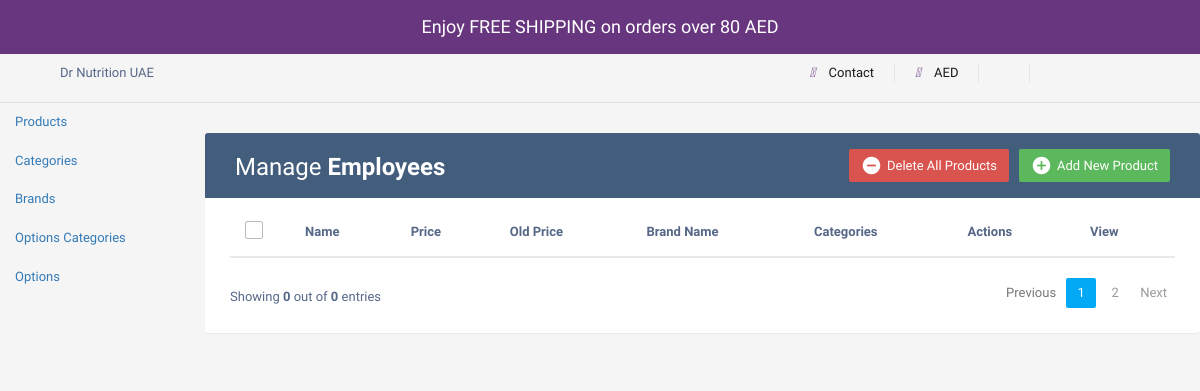
The app's page /admin/products.php, older data.
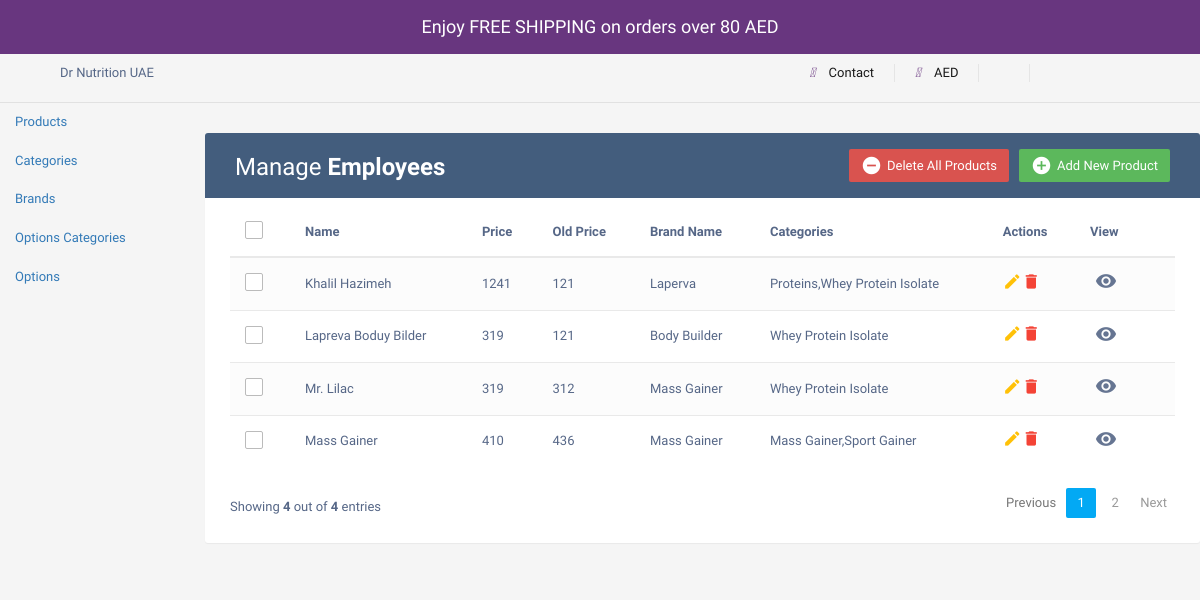
The same page, newer data.
### tables this page shows
CREATE TABLE `products` (
  `id` int(11) NOT NULL,
  `name` varchar(255) NOT NULL,
  `price` int(11) NOT NULL,
  `old-price` int(11) NOT NULL,
  `image` varchar(255) NOT NULL,
  `brand_id` int(11) DEFAULT NULL
);

CREATE TABLE `brands` (
  `brand_id` int(11) NOT NULL,
  `brand_name` varchar(255) NOT NULL
);

### product.php (called while the page is built, shortened)
<?php
class Product {
    private $conn;
    public function __construct($db) {
        $this->conn = $db;
    }
public function getAllProductValues() {
    $query = "SELECT p.id, p.name, p.price, p.`old-price`, b.brand_name,
    GROUP_CONCAT(DISTINCT c.category_name ORDER BY c.category_name ASC) AS categories
    FROM products p
    LEFT JOIN product_categories pc ON p.id = pc.product_id
    LEFT JOIN categories c ON pc.category_id = c.category_id
    LEFT JOIN brands b ON p.brand_id = b.brand_id
    GROUP BY p.id";
    $result = $this->conn->query($query);
        $products = [];
        $count=0;
        if ($result->num_rows > 0) {
            while ($row = $result->fetch_assoc()) {
                $products[] = $row;
                $count++;
            }
        }
        return ['products' => $products, 'count' => $count];
}
}
?>

### admin/products.php (the view, shortened to what this page needs)
<?php
require '../product.php';
$conn = new mysqli("localhost", "root", "", "logindb");
?>
<!DOCTYPE html>
<html lang="en">
<head>
<link rel="stylesheet" href="https://maxcdn.bootstrapcdn.com/font-awesome/4.7.0/css/font-awesome.min.css">
<link rel="stylesheet" href="https://maxcdn.bootstrapcdn.com/bootstrap/3.3.7/css/bootstrap.min.css">
<link rel="stylesheet" href="https://cdnjs.cloudflare.com/ajax/libs/font-awesome/5.15.3/css/all.min.css" />
<link rel="stylesheet" href="../css/all.css" />
<body>
<section class="free_shipping_alert">
    <div>Enjoy FREE SHIPPING on orders over 80 AED</div>
</section>
<section class="top-nav-bar">
    <div class="top-nav">
        <div class="row justify-content-between">
            <div class="col-lg-6">
                <div class="top-nav-left d-none d-lg-block">
                    <span>Dr Nutrition UAE</span>
                </div>
            </div>
            <div class="col-lg-6">
                <div class="top-nav-right">
                    <ul class="list-inline top-nav-right-list">
                        <li>
                            <a title="Contact" href="#">
                                <i class="fa-solid fa-phone" style="color: #68367f; margin-right: 10px;"></i>
                                Contact
                            </a>
                        </li>
                        <li>
                            <a title="AED" href="">
                                <i class="fa-solid fa-money-bill " style="color: #68367f; margin-right: 10px;"></i>
                                AED
                            </a>
                        </li>
                        <li>
                            <a title="Login" data-bs-toggle="modal" data-bs-target="#exampleModal" href="index.php">
                            </a>
                        </li>
                    </ul>
                </div>
            </div>
        </div>
    </div>
</section>
<div class="row">
    <nav id="sidebar" class="col-md-3 col-lg-2 d-md-block bg-light sidebar">
        <div class="position-sticky">
            <ul class="nav flex-column">
                <li class="nav-item">
                    <a class="nav-link active" href="products.php">
                        Products
                    </a>
                </li>
                <li class="nav-item">
                    <a class="nav-link" href="categories.php">
                        Categories
                    </a>
                </li>
                <li class="nav-item">
                    <a class="nav-link" href="brands.php">
                        Brands
                    </a>
                </li>
                <li class="nav-item">
                    <a class="nav-link" href="options_categories.php">
                        Options Categories
                    </a>
                </li>
                <li class="nav-item">
                    <a class="nav-link" href="options.php">
                        Options
                    </a>
                </li>
            </ul>
        </div>
    </nav>
    <main class="col-md-9 ms-sm-auto col-lg-10 px-md-4">
        <div class="table-wrapper">
            <div class="table-title">
                <div class="row">
                    <div class="col-sm-6">
                        <h2>Manage <b>Employees</b></h2>
                    </div>
                    <div class="col-sm-6">
                        <a href="#addEmployeeModal" class="btn btn-success" data-toggle="modal"><i class="material-icons">&#xE147;</i> <span>Add New Product</span></a>
                        <a href="#deleteEmployeeModal" class="btn btn-danger" data-toggle="modal"><i class="material-icons">&#xE15C;</i> <span>Delete All Products</span></a>
                    </div>
                </div>
            </div>
            <table class="table table-striped table-hover">
                <thead>
                    <tr>
                        <th>
                            <span class="custom-checkbox">
                                <label for="selectAll"></label>
                            </span>
                        </th>
                        <th>Name</th>
                        <th>Price</th>
                        <th>Old Price</th>
                        <th>Brand Name</th>
                        <th>Categories</th>
                        <th>Actions</th>
						<th>View</th>
                    </tr>
                </thead>
                <tbody>
                    <?php
                    $product = new Product($conn);
                    $productData = $product->getAllProductValues();
                    $allProducts = $productData['products'];
                    $productCount = $productData['count'];
                    foreach ($allProducts as $product){
                        echo '<tr id="' .$product['id']. '">';
                        echo '<td>';
                        echo '<span class="custom-checkbox">';
                        echo '<label for="checkbox'.$product['id'].'"></label>';
                        echo '</span>';
                        echo '</td>';
                        echo'<td>'.$product['name'].'</td>';
                        echo '<td>'.$product['price'].'</td>';
                        echo '<td>'.$product['old-price'].'</td>';
                        echo '<td>'.$product['brand_name'].'</td>';
                        echo '<td>'.$product['categories'].'</td>';
                        echo '<td>';
                        echo '<a href="products.php?showEditModal=1&id='.$product['id'].'" data-id="'.$product['id'].'" class="edit"><i class="material-icons" data-toggle="tooltip" title="Edit">&#xE254;</i></a>';
                        echo '<a href="products.php?showDeleteModal=1&id='.$product['id'].'" class="delete" data-toggle="modal"><i class="material-icons" data-toggle="tooltip" title="Delete">&#xE872;</i></a>';
                        echo '</td>';
                        echo '<td>';
						echo '<a href="../home.php?product_id'.$product['id'].'"><i class="material-icons" title="View">&#xE8F4;</i></a>';
                        echo '</td>';
						echo '</tr>';
                    }
                    ?>
                </tbody>
            </table>
            <div class="clearfix">
                <div class="hint-text">Showing <b><?php echo $productCount?></b> out of <b><?php echo $productCount?></b> entries</div>
                <ul class="pagination">
                    <li class="page-item disabled"><a href="#">Previous</a></li>
                    <li class="page-item active"><a href="#" class="page-link">1</a></li>
                    <li class="page-item"><a href="#" class="page-link">2</a></li>
                    <li class="page-item"><a href="#" class="page-link">Next</a></li>
                </ul>
            </div>
        </div>
    </main>
</div>
</body>
</html>

### css/all.css (style rules this page uses)
body { margin: 0; background-color: white; }
a { text-decoration: none!important; }
.free_shipping_alert { background: #68367f; color: #fff; text-align: center; padding: 14px; font-size: 18px; background-image: url(https://drnutrition.com/themes/storefront/public/images/wave.svg); background-position: 50%; background-size: cover; }
.top-nav { border-bottom: 1px solid #e1e1e1 ; padding: 10px 0% 10px 5%; }
.top-nav .top-nav-right-list { display: -webkit-box; display: flex; -webkit-box-pack: center; justify-content: center; flex-wrap: wrap; }
.top-nav .top-nav-right-list>li:first-child { padding-left: 0; }
.top-nav .top-nav-right-list>li { border-right: 1px solid #e5e5e5; display: inline-block; padding: 0 20px; }
.top-nav .top-nav-right-list>li>a { display: block; color: #191919; }
body { color: #566787; background: #f5f5f5; font-family: 'Varela Round', sans-serif; font-size: 13px; }
.table-wrapper { background: #fff; padding: 20px 25px; margin: 30px 0; border-radius: 3px; box-shadow: 0 1px 1px rgba(0,0,0,.05); }
.table-title { padding-bottom: 15px; background: #435d7d; color: #fff; padding: 16px 30px; margin: -20px -25px 10px; border-radius: 3px 3px 0 0; }
.table-title h2 { margin: 5px 0 0; font-size: 24px; }
.table-title .btn { color: #fff; float: right; font-size: 13px; border: none; min-width: 50px; border-radius: 2px; border: none; outline: none !important; margin-left: 10px; }
.table-title .btn i { float: left; font-size: 21px; margin-right: 5px; }
.table-title .btn span { float: left; margin-top: 2px; }
table.table tr th, table.table tr td { border-color: #e9e9e9; padding: 12px 15px; vertical-align: middle; }
table.table tr th:first-child { width: 60px; }
table.table tr th:last-child { width: 100px; }
table.table-striped tbody tr:nth-of-type(odd) { background-color: #fcfcfc; }
table.table td:last-child i { opacity: 0.9; font-size: 22px; margin: 0 5px; }
table.table td a { font-weight: bold; color: #566787; display: inline-block; text-decoration: none; outline: none !important; }
table.table td a.edit { color: #FFC107; }
table.table td a.delete { color: #F44336; }
table.table td i { font-size: 19px; }
.pagination { float: right; margin: 0 0 5px; }
.pagination li a { border: none; font-size: 13px; min-width: 30px; min-height: 30px; color: #999; margin: 0 2px; line-height: 30px; border-radius: 2px !important; text-align: center; padding: 0 6px; }
.pagination li.active a, .pagination li.active a.page-link { background: #03A9F4; }
.hint-text { float: left; margin-top: 10px; font-size: 13px; }
.custom-checkbox { position: relative; }
.custom-checkbox label:before { width: 18px; height: 18px; }
.custom-checkbox label:before { content: ''; margin-right: 10px; display: inline-block; vertical-align: text-top; background: white; border: 1px solid #bbb; border-radius: 2px; box-sizing: border-box; z-index: 2; }

Row changes from the older to the newer data that the page shows:
added products: name "Khalil Hazimeh", price "1241", value "121", brand.brand_name "Laperva", categories "Proteins,Whey Protein Isolate"
added products: name "Lapreva Boduy Bilder", price "319", value "121", brand.brand_name "Body Builder", categories "Whey Protein Isolate"
added products: name "Mr. Lilac", price "319", value "312", brand.brand_name "Mass Gainer", categories "Whey Protein Isolate"
added products: name "Mass Gainer", price "410", value "436", brand.brand_name "Mass Gainer", categories "Mass Gainer,Sport Gainer"
Text that changed along with them:
$productCount: "0" → "4"
